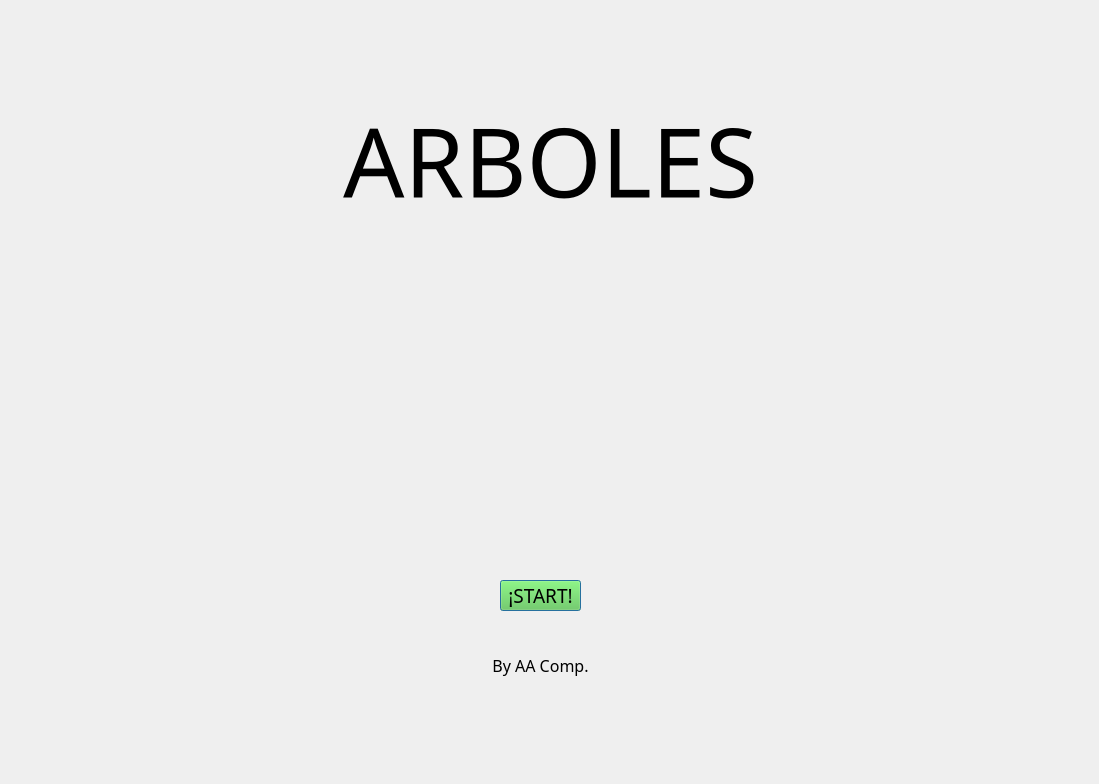
<?xml version="1.0" encoding="UTF-8"?>
<ui version="4.0">
 <class>menu</class>
 <widget class="QDialog" name="menu">
  <property name="geometry">
   <rect>
    <x>0</x>
    <y>0</y>
    <width>1099</width>
    <height>784</height>
   </rect>
  </property>
  <property name="windowTitle">
   <string>Dialog</string>
  </property>
  <widget class="QPushButton" name="pushButton_2">
   <property name="geometry">
    <rect>
     <x>500</x>
     <y>580</y>
     <width>81</width>
     <height>31</height>
    </rect>
   </property>
   <property name="font">
    <font>
     <family>Tw Cen MT Condensed Extra Bold</family>
     <pointsize>14</pointsize>
    </font>
   </property>
   <property name="styleSheet">
    <string notr="true">
QPushButton {
	background-color: rgb(92, 203, 65);

}</string>
   </property>
   <property name="text">
    <string>¡START!</string>
   </property>
  </widget>
  <widget class="QLabel" name="label">
   <property name="geometry">
    <rect>
     <x>340</x>
     <y>100</y>
     <width>421</width>
     <height>121</height>
    </rect>
   </property>
   <property name="font">
    <font>
     <family>Tw Cen MT Condensed Extra Bold</family>
     <pointsize>72</pointsize>
    </font>
   </property>
   <property name="text">
    <string>ARBOLES</string>
   </property>
   <property name="alignment">
    <set>Qt::AlignCenter</set>
   </property>
  </widget>
  <widget class="QLabel" name="label_2">
   <property name="geometry">
    <rect>
     <x>-230</x>
     <y>-30</y>
     <width>1601</width>
     <height>1261</height>
    </rect>
   </property>
   <property name="styleSheet">
    <string notr="true">image: url(:/Downloads/855180b4-d451-4a1d-b13c-76324558e010.png);</string>
   </property>
   <property name="text">
    <string/>
   </property>
  </widget>
  <widget class="QLabel" name="label_3">
   <property name="geometry">
    <rect>
     <x>300</x>
     <y>250</y>
     <width>481</width>
     <height>311</height>
    </rect>
   </property>
   <property name="styleSheet">
    <string notr="true">image: url(:/Downloads/imagen_2023-09-09_000023045-removebg-preview.png);</string>
   </property>
   <property name="text">
    <string/>
   </property>
  </widget>
  <widget class="QLabel" name="label_4">
   <property name="geometry">
    <rect>
     <x>470</x>
     <y>650</y>
     <width>141</width>
     <height>31</height>
    </rect>
   </property>
   <property name="font">
    <font>
     <family>Tw Cen MT Condensed Extra Bold</family>
     <pointsize>12</pointsize>
    </font>
   </property>
   <property name="text">
    <string>By AA Comp.</string>
   </property>
   <property name="alignment">
    <set>Qt::AlignCenter</set>
   </property>
  </widget>
  <zorder>label_2</zorder>
  <zorder>pushButton_2</zorder>
  <zorder>label</zorder>
  <zorder>label_3</zorder>
  <zorder>label_4</zorder>
 </widget>
 <resources/>
 <connections/>
</ui>
